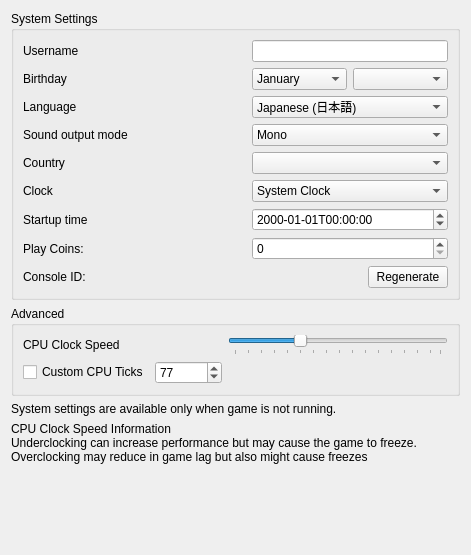
<?xml version="1.0" encoding="UTF-8"?>
<ui version="4.0">
 <class>ConfigureSystem</class>
 <widget class="QWidget" name="ConfigureSystem">
  <property name="geometry">
   <rect>
    <x>0</x>
    <y>0</y>
    <width>471</width>
    <height>555</height>
   </rect>
  </property>
  <property name="windowTitle">
   <string>Form</string>
  </property>
  <layout class="QHBoxLayout" name="horizontalLayout">
   <item>
    <layout class="QVBoxLayout" name="verticalLayout">
     <item>
      <widget class="QGroupBox" name="group_system_settings">
       <property name="title">
        <string>System Settings</string>
       </property>
       <layout class="QGridLayout" name="gridLayout">
        <item row="0" column="0">
         <widget class="QLabel" name="label_username">
          <property name="text">
           <string>Username</string>
          </property>
         </widget>
        </item>
        <item row="0" column="1">
         <widget class="QLineEdit" name="edit_username">
          <property name="sizePolicy">
           <sizepolicy hsizetype="Preferred" vsizetype="Fixed">
            <horstretch>0</horstretch>
            <verstretch>0</verstretch>
           </sizepolicy>
          </property>
          <property name="maxLength">
           <number>10</number>
          </property>
         </widget>
        </item>
        <item row="1" column="0">
         <widget class="QLabel" name="label_birthday">
          <property name="text">
           <string>Birthday</string>
          </property>
         </widget>
        </item>
        <item row="1" column="1">
         <layout class="QHBoxLayout" name="horizontalLayout_birthday2">
          <item>
           <widget class="QComboBox" name="combo_birthmonth">
            <item>
             <property name="text">
              <string>January</string>
             </property>
            </item>
            <item>
             <property name="text">
              <string>February</string>
             </property>
            </item>
            <item>
             <property name="text">
              <string>March</string>
             </property>
            </item>
            <item>
             <property name="text">
              <string>April</string>
             </property>
            </item>
            <item>
             <property name="text">
              <string>May</string>
             </property>
            </item>
            <item>
             <property name="text">
              <string>June</string>
             </property>
            </item>
            <item>
             <property name="text">
              <string>July</string>
             </property>
            </item>
            <item>
             <property name="text">
              <string>August</string>
             </property>
            </item>
            <item>
             <property name="text">
              <string>September</string>
             </property>
            </item>
            <item>
             <property name="text">
              <string>October</string>
             </property>
            </item>
            <item>
             <property name="text">
              <string>November</string>
             </property>
            </item>
            <item>
             <property name="text">
              <string>December</string>
             </property>
            </item>
           </widget>
          </item>
          <item>
           <widget class="QComboBox" name="combo_birthday"/>
          </item>
         </layout>
        </item>
        <item row="2" column="0">
         <widget class="QLabel" name="label_language">
          <property name="text">
           <string>Language</string>
          </property>
         </widget>
        </item>
        <item row="2" column="1">
         <widget class="QComboBox" name="combo_language">
          <property name="toolTip">
           <string>Note: this can be overridden when region setting is auto-select</string>
          </property>
          <item>
           <property name="text">
            <string>Japanese (日本語)</string>
           </property>
          </item>
          <item>
           <property name="text">
            <string>English</string>
           </property>
          </item>
          <item>
           <property name="text">
            <string>French (français)</string>
           </property>
          </item>
          <item>
           <property name="text">
            <string>German (Deutsch)</string>
           </property>
          </item>
          <item>
           <property name="text">
            <string>Italian (italiano)</string>
           </property>
          </item>
          <item>
           <property name="text">
            <string>Spanish (español)</string>
           </property>
          </item>
          <item>
           <property name="text">
            <string>Simplified Chinese (简体中文)</string>
           </property>
          </item>
          <item>
           <property name="text">
            <string>Korean (한국어)</string>
           </property>
          </item>
          <item>
           <property name="text">
            <string>Dutch (Nederlands)</string>
           </property>
          </item>
          <item>
           <property name="text">
            <string>Portuguese (português)</string>
           </property>
          </item>
          <item>
           <property name="text">
            <string>Russian (Русский)</string>
           </property>
          </item>
          <item>
           <property name="text">
            <string>Traditional Chinese (正體中文)</string>
           </property>
          </item>
         </widget>
        </item>
        <item row="3" column="0">
         <widget class="QLabel" name="label_sound">
          <property name="text">
           <string>Sound output mode</string>
          </property>
         </widget>
        </item>
        <item row="3" column="1">
         <widget class="QComboBox" name="combo_sound">
          <item>
           <property name="text">
            <string>Mono</string>
           </property>
          </item>
          <item>
           <property name="text">
            <string>Stereo</string>
           </property>
          </item>
          <item>
           <property name="text">
            <string>Surround</string>
           </property>
          </item>
         </widget>
        </item>
        <item row="4" column="0">
         <widget class="QLabel" name="label_country">
          <property name="text">
           <string>Country</string>
          </property>
         </widget>
        </item>
        <item row="4" column="1">
         <widget class="QComboBox" name="combo_country"/>
        </item>
        <item row="5" column="0">
         <widget class="QLabel" name="label_init_clock">
          <property name="text">
           <string>Clock</string>
          </property>
         </widget>
        </item>
        <item row="5" column="1">
         <widget class="QComboBox" name="combo_init_clock">
          <item>
           <property name="text">
            <string>System Clock</string>
           </property>
          </item>
          <item>
           <property name="text">
            <string>Fixed Time</string>
           </property>
          </item>
         </widget>
        </item>
        <item row="6" column="0">
         <widget class="QLabel" name="label_init_time">
          <property name="text">
           <string>Startup time</string>
          </property>
         </widget>
        </item>
        <item row="6" column="1">
         <widget class="QDateTimeEdit" name="edit_init_time">
          <property name="displayFormat">
           <string>yyyy-MM-ddTHH:mm:ss</string>
          </property>
         </widget>
        </item>
        <item row="7" column="0">
         <widget class="QLabel" name="label_play_coins">
          <property name="text">
           <string>Play Coins:</string>
          </property>
         </widget>
        </item>
        <item row="7" column="1">
         <widget class="QSpinBox" name="spinBox_play_coins">
          <property name="maximum">
           <number>300</number>
          </property>
         </widget>
        </item>
        <item row="8" column="0">
         <widget class="QLabel" name="label_console_id">
          <property name="text">
           <string>Console ID:</string>
          </property>
         </widget>
        </item>
        <item row="8" column="1">
         <widget class="QPushButton" name="button_regenerate_console_id">
          <property name="sizePolicy">
           <sizepolicy hsizetype="Fixed" vsizetype="Fixed">
            <horstretch>0</horstretch>
            <verstretch>0</verstretch>
           </sizepolicy>
          </property>
          <property name="layoutDirection">
           <enum>Qt::RightToLeft</enum>
          </property>
          <property name="text">
           <string>Regenerate</string>
          </property>
         </widget>
        </item>
       </layout>
      </widget>
     </item>
     <item>
      <widget class="QGroupBox" name="groupBox">
       <property name="title">
        <string>Advanced</string>
       </property>
       <layout class="QGridLayout" name="gridLayout_2">
        <item row="0" column="0">
         <widget class="QLabel" name="label_3">
          <property name="text">
           <string>CPU Clock Speed</string>
          </property>
         </widget>
        </item>
        <item row="0" column="2">
         <widget class="QSlider" name="slider_clock_speed">
          <property name="toolTip">
           <string>&lt;html&gt;&lt;body&gt;Changes the emulated CPU clock frequency.&lt;br&gt;Underclocking can increase performance but may cause the game to freeze.&lt;br&gt;Overclocking may reduce in game lag but also might cause freezes&lt;/body&gt;&lt;/html&gt;</string>
          </property>
          <property name="minimum">
           <number>0</number>
          </property>
          <property name="maximum">
           <number>79</number>
          </property>
          <property name="singleStep">
           <number>5</number>
          </property>
          <property name="pageStep">
           <number>15</number>
          </property>
          <property name="value">
           <number>25</number>
          </property>
          <property name="orientation">
           <enum>Qt::Horizontal</enum>
          </property>
          <property name="tickPosition">
           <enum>QSlider::TicksBelow</enum>
          </property>
         </widget>
        </item>
        <item row="0" column="1">
         <widget class="QLabel" name="clock_display_label">
          <property name="text">
           <string/>
          </property>
          <property name="alignment">
           <set>Qt::AlignRight|Qt::AlignTrailing|Qt::AlignVCenter</set>
          </property>
         </widget>
        </item>
        <item row="1" column="1">
         <widget class="QSpinBox" name="custom_cpu_ticks">
          <property name="minimum">
           <number>1</number>
          </property>
          <property name="maximum">
           <number>999999999</number>
          </property>
          <property name="value">
           <number>77</number>
          </property>
         </widget>
        </item>
        <item row="1" column="0">
         <widget class="QCheckBox" name="use_custom_cpu_ticks">
          <property name="text">
           <string>Custom CPU Ticks</string>
          </property>
         </widget>
        </item>
       </layout>
      </widget>
     </item>
     <item>
      <layout class="QHBoxLayout" name="horizontalLayout_2"/>
     </item>
     <item>
      <widget class="QLabel" name="label_disable_info">
       <property name="text">
        <string>System settings are available only when game is not running.</string>
       </property>
       <property name="wordWrap">
        <bool>true</bool>
       </property>
      </widget>
     </item>
     <item>
      <widget class="QLabel" name="label_cpu_clock_info">
       <property name="text">
        <string>&lt;html&gt;&lt;head/&gt;&lt;body&gt;&lt;p&gt;CPU Clock Speed Information&lt;br/&gt;Underclocking can increase performance but may cause the game to freeze.&lt;br/&gt;Overclocking may reduce in game lag but also might cause freezes&lt;/p&gt;&lt;/body&gt;&lt;/html&gt;</string>
       </property>
       <property name="textFormat">
        <enum>Qt::RichText</enum>
       </property>
      </widget>
     </item>
     <item>
      <spacer name="verticalSpacer">
       <property name="orientation">
        <enum>Qt::Vertical</enum>
       </property>
       <property name="sizeHint" stdset="0">
        <size>
         <width>20</width>
         <height>40</height>
        </size>
       </property>
      </spacer>
     </item>
    </layout>
   </item>
  </layout>
 </widget>
 <resources/>
 <connections/>
</ui>
